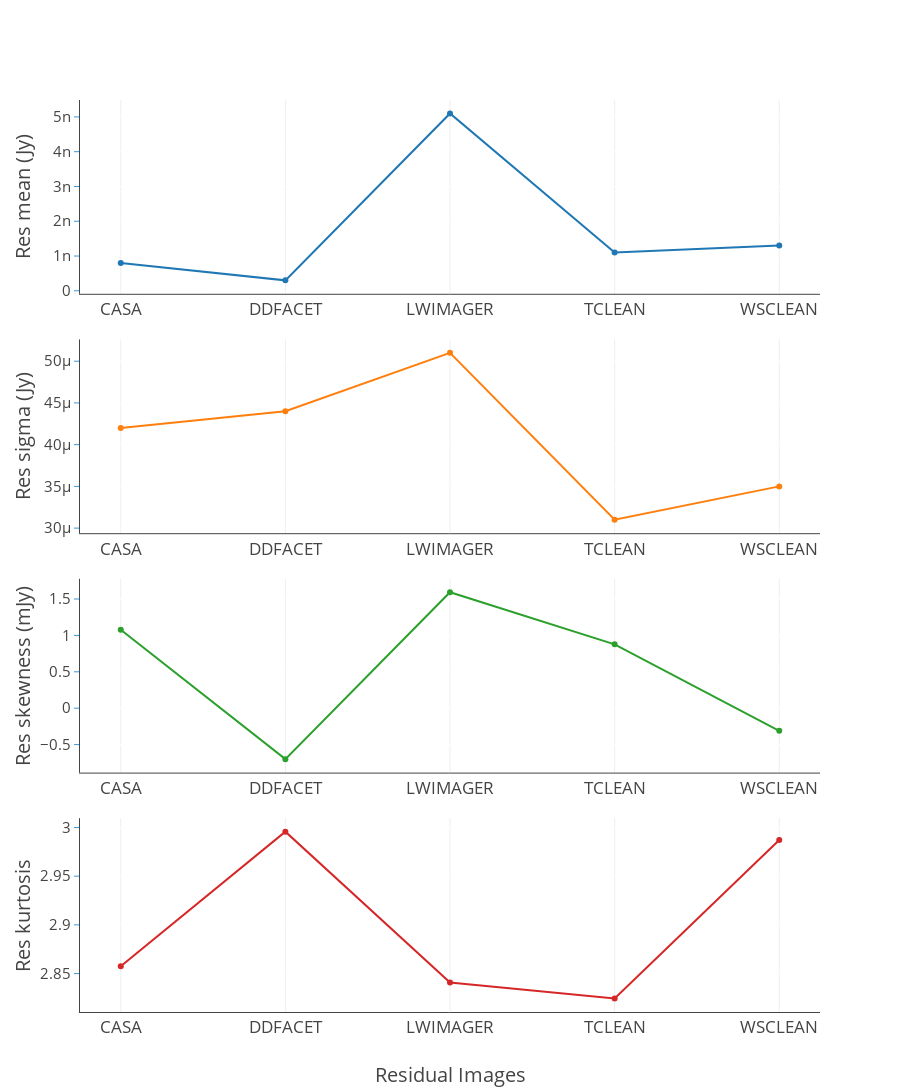

Notebook code cell kept with this figure:
### Code cell
im_titles = [
               'MEAN',
               'STANDARD DEVIATION',
               'SKEWNESS',
               'KURTOSIS',
               'NORMALITY'
            ]
    
fig = tools.make_subplots(rows=4, cols=1, shared_yaxes=False, print_grid=False,
                          horizontal_spacing = 0.005, vertical_spacing = 0.05,)
                    #      subplot_titles=im_titles)

x_axis_title = 'Residual Images'
#x_axis_title = 'Iterations'
fig.append_trace(go.Scatter(x=names, showlegend=False,
                            y=np.array(mean), mode = 'marker'), 1, 1)
fig['layout'].update(title='', height=1200, width=900,
                     paper_bgcolor='rgb(255,255,255)', #plot_bgcolor='rgb(229,229,229)',
                         legend=dict(x=0.8,y=1.0),)
fig['layout'].update(
    {'yaxis{}'.format(1):YAxis(title=u'Res mean (Jy)',gridcolor='rgb(255,255,255)',
            tickfont=dict(size=15),
            titlefont=dict(size=20),
            showgrid=True,
            showline=True,
            showticklabels=True,
            tickcolor='rgb(51,153,225)',
            ticks='outside',
            zeroline=False)})
fig['layout'].update({'xaxis{}'.format(1):XAxis(title='', position=0.0,
                                                tickfont=dict(size=17),
                                                titlefont=dict(size=17),
                                                showline=True,
                                                overlaying='x')})
fig.append_trace(go.Scatter(x=names, showlegend=False,
                            y=np.array(std), mode = 'marker'), 2, 1)
fig['layout'].update(
    {'yaxis{}'.format(2):YAxis(title=u'Res sigma (Jy)',gridcolor='rgb(255,255,255)',
            tickfont=dict(size=15),
            titlefont=dict(size=20),
            showgrid=True,
            showline=True,
            showticklabels=True,
            tickcolor='rgb(51,153,225)',
            ticks='outside',
            zeroline=False)})
fig['layout'].update({'xaxis{}'.format(2):XAxis(title='', position=0.0,
                                                tickfont=dict(size=17),
                                                titlefont=dict(size=17),
                                                showline=True,
                                                overlaying='x')})
fig.append_trace(go.Scatter(x=names, showlegend=False,
                            y=np.array(skew)*unit_scaler, mode = 'marker'), 3, 1)
fig['layout'].update(
    {'yaxis{}'.format(3):YAxis(title=u'Res skewness (mJy)',gridcolor='rgb(255,255,255)',
            tickfont=dict(size=15),
            titlefont=dict(size=20),
            showgrid=True,
            showline=True,
            showticklabels=True,
            tickcolor='rgb(51,153,225)',
            ticks='outside',
            dtick='',
            tickformat='',
            zeroline=False)})
fig['layout'].update({'xaxis{}'.format(3):XAxis(title='', position=0.0,
                                                tickfont=dict(size=17),
                                                titlefont=dict(size=17),
                                                showline=True,
                                                overlaying='x')})
fig.append_trace(go.Scatter(x=names, showlegend=False,
                            y=np.array(kurt), mode = 'marker'), 4, 1)
fig['layout'].update(
    {'yaxis{}'.format(4):YAxis(title=u'Res kurtosis',gridcolor='rgb(255,255,255)',
            tickfont=dict(size=15),
            titlefont=dict(size=20),
            showgrid=True,
            showline=True,
            showticklabels=True,
            tickcolor='rgb(51,153,225)',
            ticks='outside',
            zeroline=False)})
fig['layout'].update({'xaxis{}'.format(4):XAxis(title=x_axis_title, position=0.0,
                                                tickfont=dict(size=17),
                                                titlefont=dict(size=20),
                                                showline=True,
                                                overlaying='x')})
#fig.append_trace(go.Scatter(x=names, showlegend=False,
#                            y=np.array(normtest), mode = 'marker'), 5, 1)
#fig['layout'].update(
#    {'yaxis{}'.format(5):YAxis(title=u'Residual normality',gridcolor='rgb(255,255,255)',
#            tickfont=dict(size=15),
#            titlefont=dict(size=17),
#            showgrid=True,
#            showline=True,
#            showticklabels=True,
#            tickcolor='rgb(51,153,225)',
#            ticks='outside',
#            zeroline=False)})
#fig['layout'].update({'xaxis{}'.format(5):XAxis(title=x_axis_title, position=0.0,
#                                                titlefont=dict(size=17),
#                                                showline=True,
#                                                overlaying='x')})
py.iplot(fig, filename='make-subplots-multiple-with-titles')

### Figure 1 — Plotly figure (JSON) as saved in the notebook; plotly's stock layout.template omitted (floating-point values rounded to 4 significant figures)
{"data": [{"mode": "marker", "showlegend": false, "type": "scatter", "x": ["CASA", "DDFACET", "LWIMAGER", "TCLEAN", "WSCLEAN"], "xaxis": "x1", "y": [8e-10, 3e-10, 5.1e-09, 1.1e-09, 1.3e-09], "yaxis": "y1"}, {"mode": "marker", "showlegend": false, "type": "scatter", "x": ["CASA", "DDFACET", "LWIMAGER", "TCLEAN", "WSCLEAN"], "xaxis": "x2", "y": [4.2e-05, 4.4e-05, 5.1e-05, 3.1e-05, 3.5e-05], "yaxis": "y2"}, {"mode": "marker", "showlegend": false, "type": "scatter", "x": ["CASA", "DDFACET", "LWIMAGER", "TCLEAN", "WSCLEAN"], "xaxis": "x3", "y": [1.078, -0.7, 1.593, 0.877, -0.31], "yaxis": "y3"}, {"mode": "marker", "showlegend": false, "type": "scatter", "x": ["CASA", "DDFACET", "LWIMAGER", "TCLEAN", "WSCLEAN"], "xaxis": "x4", "y": [2.858, 2.996, 2.841, 2.824, 2.987], "yaxis": "y4"}], "layout": {"height": 1200, "legend": {"x": 0.8, "y": 1}, "paper_bgcolor": "rgb(255,255,255)", "title": "", "width": 900, "xaxis1": {"anchor": "y1", "domain": [0, 1], "overlaying": "x", "position": 0, "showline": true, "tickfont": {"size": 17}, "title": "", "titlefont": {"size": 17}}, "xaxis2": {"anchor": "y2", "domain": [0, 1], "overlaying": "x", "position": 0, "showline": true, "tickfont": {"size": 17}, "title": "", "titlefont": {"size": 17}}, "xaxis3": {"anchor": "y3", "domain": [0, 1], "overlaying": "x", "position": 0, "showline": true, "tickfont": {"size": 17}, "title": "", "titlefont": {"size": 17}}, "xaxis4": {"anchor": "y4", "domain": [0, 1], "overlaying": "x", "position": 0, "showline": true, "tickfont": {"size": 17}, "title": "Residual Images", "titlefont": {"size": 20}}, "yaxis1": {"anchor": "x1", "domain": [0.7875, 1], "gridcolor": "rgb(255,255,255)", "showgrid": true, "showline": true, "showticklabels": true, "tickcolor": "rgb(51,153,225)", "tickfont": {"size": 15}, "ticks": "outside", "title": "Res mean (Jy)", "titlefont": {"size": 20}, "zeroline": false}, "yaxis2": {"anchor": "x2", "domain": [0.525, 0.7375], "gridcolor": "rgb(255,255,255)", "showgrid": true, "showline": true, "showticklabels": true, "tickcolor": "rgb(51,153,225)", "tickfont": {"size": 15}, "ticks": "outside", "title": "Res sigma (Jy)", "titlefont": {"size": 20}, "zeroline": false}, "yaxis3": {"anchor": "x3", "domain": [0.2625, 0.475], "dtick": "", "gridcolor": "rgb(255,255,255)", "showgrid": true, "showline": true, "showticklabels": true, "tickcolor": "rgb(51,153,225)", "tickfont": {"size": 15}, "tickformat": "", "ticks": "outside", "title": "Res skewness (mJy)", "titlefont": {"size": 20}, "zeroline": false}, "yaxis4": {"anchor": "x4", "domain": [0, 0.2125], "gridcolor": "rgb(255,255,255)", "showgrid": true, "showline": true, "showticklabels": true, "tickcolor": "rgb(51,153,225)", "tickfont": {"size": 15}, "ticks": "outside", "title": "Res kurtosis", "titlefont": {"size": 20}, "zeroline": false}}}
